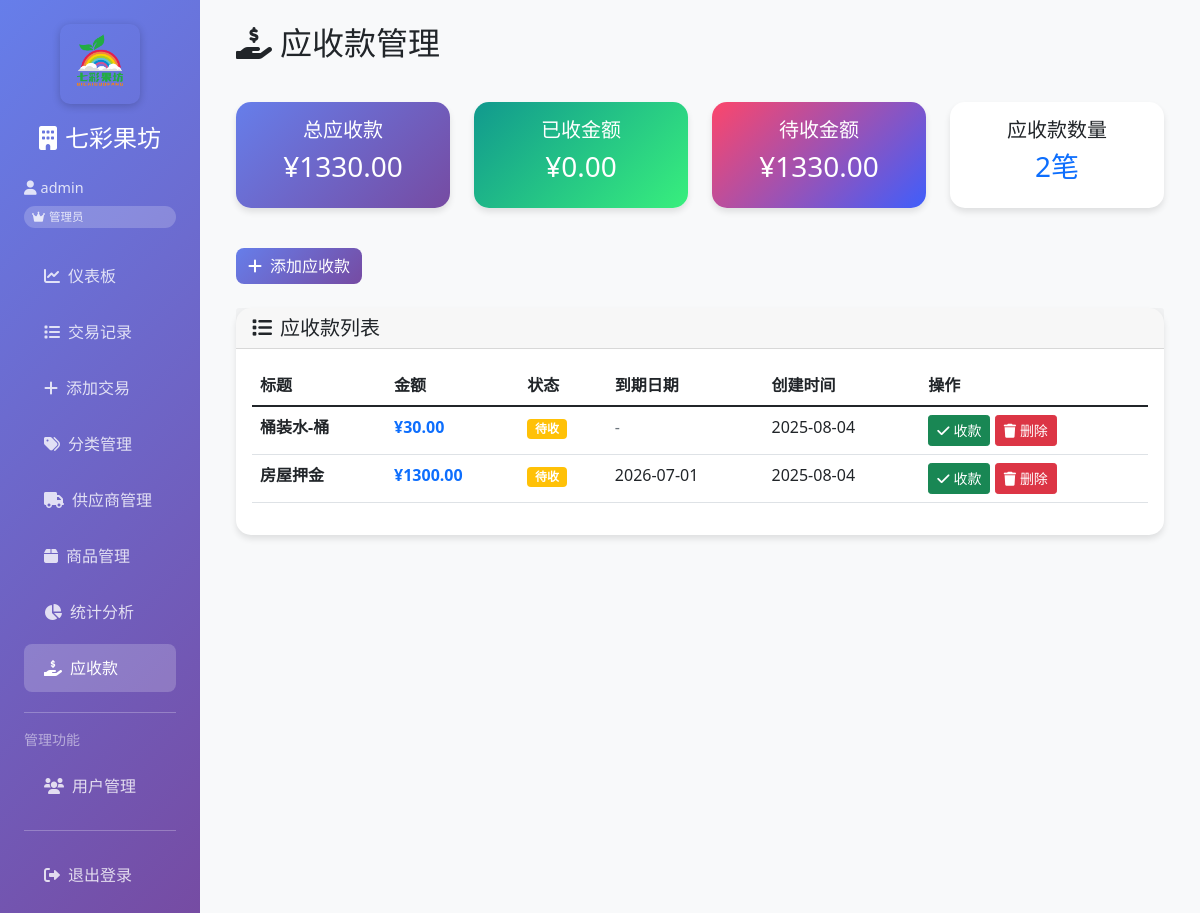
Page /receivables (signed in) on the committed database.
### app.py (models this page shows)
class User(UserMixin, db.Model):
    id = db.Column(db.Integer, primary_key=True)
    username = db.Column(db.String(80), unique=True, nullable=False)
    email = db.Column(db.String(120), unique=True, nullable=False)
    password_hash = db.Column(db.String(120), nullable=False)
    role = db.Column(db.String(20), nullable=False, default='employee')
    is_active = db.Column(db.Boolean, default=True)
    created_at = db.Column(db.DateTime, default=datetime.utcnow)

class Receivable(db.Model):
    id = db.Column(db.Integer, primary_key=True)
    title = db.Column(db.String(200), nullable=False)
    amount = db.Column(db.Float, nullable=False)
    status = db.Column(db.String(20), default='pending')  # pending, received
    due_date = db.Column(db.Date)
    created_at = db.Column(db.DateTime, default=datetime.utcnow)
    received_at = db.Column(db.DateTime)
    notes = db.Column(db.Text)
    user_id = db.Column(db.Integer, db.ForeignKey('user.id'), nullable=False)
    user = db.relationship('User', backref='receivables')

### app.py (the view)
@app.route('/receivables')
@login_required
def receivables():
    receivables_list = Receivable.query.filter_by(user_id=current_user.id).order_by(Receivable.created_at.desc()).all()
    total_amount = sum(r.amount for r in receivables_list)
    received_amount = sum(r.amount for r in receivables_list if r.status == 'received')
    pending_amount = total_amount - received_amount
    total_count = len(receivables_list)
    return render_template('receivables.html',
                         receivables=receivables_list,
                         total_amount=total_amount,
                         received_amount=received_amount,
                         pending_amount=pending_amount,
                         total_count=total_count)

### app.py (called while the page is built)
@login_manager.user_loader
def load_user(user_id):
    return User.query.get(int(user_id))

### templates/receivables.html (shortened to what this page needs)
{% extends "base.html" %}
{% block content %}
<div class="row mb-4">
    <div class="col-12">
        <h2 class="mb-3">
            <i class="fas fa-hand-holding-dollar me-2"></i>应收款管理
        </h2>
    </div>
</div>
<div class="row mb-4">
    <div class="col-md-3 mb-3">
        <div class="card stat-card">
            <div class="card-body text-center">
                <h5 class="card-title text-white">总应收款</h5>
                <h3 class="text-white">¥{{ "%.2f"|format(total_amount) }}</h3>
            </div>
        </div>
    </div>
    <div class="col-md-3 mb-3">
        <div class="card income-card">
            <div class="card-body text-center">
                <h5 class="card-title text-white">已收金额</h5>
                <h3 class="text-white">¥{{ "%.2f"|format(received_amount) }}</h3>
            </div>
        </div>
    </div>
    <div class="col-md-3 mb-3">
        <div class="card expense-card">
            <div class="card-body text-center">
                <h5 class="card-title text-white">待收金额</h5>
                <h3 class="text-white">¥{{ "%.2f"|format(pending_amount) }}</h3>
            </div>
        </div>
    </div>
    <div class="col-md-3 mb-3">
        <div class="card">
            <div class="card-body text-center">
                <h5 class="card-title">应收款数量</h5>
                <h3 class="text-primary">{{ total_count }}笔</h3>
            </div>
        </div>
    </div>
</div>
<div class="row mb-4">
    <div class="col-12">
        <a href="{{ url_for('add_receivable') }}" class="btn btn-primary">
            <i class="fas fa-plus me-2"></i>添加应收款
        </a>
    </div>
</div>
<div class="row">
    <div class="col-12">
        <div class="card">
            <div class="card-header">
                <h5 class="mb-0">
                    <i class="fas fa-list me-2"></i>应收款列表
                </h5>
            </div>
            <div class="card-body">
                {% if receivables %}
                <div class="table-responsive">
                    <table class="table table-hover">
                        <thead>
                            <tr>
                                <th>标题</th>
                                <th>金额</th>
                                <th>状态</th>
                                <th>到期日期</th>
                                <th>创建时间</th>
                                <th>操作</th>
                            </tr>
                        </thead>
                        <tbody>
                            {% for receivable in receivables %}
                            <tr>
                                <td>
                                    <strong>{{ receivable.title }}</strong>
                                </td>
                                <td>
                                    <span class="fw-bold text-primary">¥{{ "%.2f"|format(receivable.amount) }}</span>
                                </td>
                                <td>
                                    {% if receivable.status == 'pending' %}
                                        <span class="badge bg-warning">待收</span>
                                    {% else %}
                                        <span class="badge bg-success">已收</span>
                                        {% if receivable.received_at %}
                                        <br><small class="text-muted">{{ receivable.received_at.strftime('%Y-%m-%d') }}</small>
                                        {% endif %}
                                    {% endif %}
                                </td>
                                <td>
                                    {% if receivable.due_date %}
                                        {{ receivable.due_date.strftime('%Y-%m-%d') }}
                                    {% else %}
                                        <span class="text-muted">-</span>
                                    {% endif %}
                                </td>
                                <td>{{ receivable.created_at.strftime('%Y-%m-%d') }}</td>
                                <td>
                                    {% if receivable.status == 'pending' %}
                                    <a href="{{ url_for('receive_receivable', id=receivable.id) }}"
                                       class="btn btn-sm btn-success"
                                       onclick="return confirm('确认标记为已收？')">
                                        <i class="fas fa-check me-1"></i>收款
                                    </a>
                                    {% endif %}
                                    <a href="{{ url_for('delete_receivable', id=receivable.id) }}"
                                       class="btn btn-sm btn-danger"
                                       onclick="return confirm('确认删除此应收款？')">
                                        <i class="fas fa-trash me-1"></i>删除
                                    </a>
                                </td>
                            </tr>
                            {% endfor %}
                        </tbody>
                    </table>
                </div>
                {% endif %}
            </div>
        </div>
    </div>
</div>
{% endblock %}

### templates/base.html (shortened to what this page needs)
<!DOCTYPE html>
<html lang="zh-CN">
<head>
    <link href="{{ url_for('static', filename='css/bootstrap.min.css') }}" rel="stylesheet">
    <link href="{{ url_for('static', filename='css/all.min.css') }}" rel="stylesheet">
</head>
<body>
    {% if current_user.is_authenticated %}
    <div class="container-fluid">
        <div class="row">
            <div class="col-md-3 col-lg-2 sidebar p-0">
                <div class="p-4">
                    <div class="logo-container">
                        <img src="{{ url_for('static', filename='logo.png') }}"
                             alt="七彩果坊"
                             title="七彩果坊">
                    </div>
                    <h4 class="text-white mb-4 text-center">
                        <i class="fas fa-building me-2"></i>七彩果坊
                    </h4>
                    <div class="user-info">
                        <div class="mb-2">
                            <i class="fas fa-user me-1"></i>{{ current_user.username }}
                        </div>
                        <div class="role-badge">
                            {% if current_user.role == 'admin' %}
                                <i class="fas fa-crown me-1"></i>管理员
                            {% elif current_user.role == 'manager' %}
                                <i class="fas fa-user-tie me-1"></i>经理
                            {% else %}
                                <i class="fas fa-user me-1"></i>员工
                            {% endif %}
                        </div>
                    </div>
                    <nav class="nav flex-column">
                        <a class="nav-link {% if request.endpoint == 'dashboard' %}active{% endif %}" href="{{ url_for('dashboard') }}">
                            <i class="fas fa-chart-line me-2"></i>仪表板
                        </a>
                        <a class="nav-link {% if request.endpoint == 'transactions' %}active{% endif %}" href="{{ url_for('transactions') }}">
                            <i class="fas fa-list me-2"></i>交易记录
                        </a>
                        <a class="nav-link {% if request.endpoint == 'add_transaction' %}active{% endif %}" href="{{ url_for('add_transaction') }}">
                            <i class="fas fa-plus me-2"></i>添加交易
                        </a>
                        <a class="nav-link {% if request.endpoint == 'categories' %}active{% endif %}" href="{{ url_for('categories') }}">
                            <i class="fas fa-tags me-2"></i>分类管理
                        </a>
                        <a class="nav-link {% if request.endpoint == 'suppliers' %}active{% endif %}" href="{{ url_for('suppliers') }}">
                            <i class="fas fa-truck me-2"></i>供应商管理
                        </a>
                        <a class="nav-link {% if request.endpoint == 'products' %}active{% endif %}" href="{{ url_for('products') }}">
                            <i class="fas fa-box me-2"></i>商品管理
                        </a>
                        <a class="nav-link {% if request.endpoint == 'statistics' %}active{% endif %}" href="{{ url_for('statistics') }}">
                            <i class="fas fa-chart-pie me-2"></i>统计分析
                        </a>
                        <a class="nav-link {% if request.endpoint == 'receivables' %}active{% endif %}" href="{{ url_for('receivables') }}">
                            <i class="fas fa-hand-holding-dollar me-2"></i>应收款
                        </a>
                        {% if current_user.role in ['admin', 'manager'] %}
                        <hr class="text-white">
                        <div class="text-white-50 small mb-2">管理功能</div>
                        <a class="nav-link {% if request.endpoint == 'users' %}active{% endif %}" href="{{ url_for('users') }}">
                            <i class="fas fa-users me-2"></i>用户管理
                        </a>
                        {% endif %}
                        <hr class="text-white">
                        <a class="nav-link" href="{{ url_for('logout') }}">
                            <i class="fas fa-sign-out-alt me-2"></i>退出登录
                        </a>
                    </nav>
                </div>
            </div>
            <div class="col-md-9 col-lg-10 main-content">
                <div class="p-4">
                    {% block content %}{% endblock %}
                </div>
            </div>
        </div>
    </div>
    {% else %}
        {% block auth_content %}{% endblock %}
    {% endif %}
</body>
</html>

### templates/base.html (style rules this page uses)
.sidebar { min-height: 100vh; background: linear-gradient(135deg, #667eea 0%, #764ba2 100%); }
.sidebar .nav-link { color: rgba(255,255,255,0.8); padding: 12px 20px; margin: 4px 0; border-radius: 8px; transition: all 0.3s; }
.sidebar .nav-link.active { background: rgba(255,255,255,0.2); color: white; }
.main-content { background-color: #f8f9fa; min-height: 100vh; }
.card { border: none; border-radius: 15px; box-shadow: 0 4px 6px rgba(0,0,0,0.1); }
.btn-primary { background: linear-gradient(135deg, #667eea 0%, #764ba2 100%); border: none; border-radius: 8px; }
.stat-card { background: linear-gradient(135deg, #667eea 0%, #764ba2 100%); color: white; }
.income-card { background: linear-gradient(135deg, #11998e 0%, #38ef7d 100%); color: white; }
.expense-card { background: linear-gradient(135deg, #fc466b 0%, #3f5efb 100%); color: white; }
.user-info { color: rgba(255,255,255,0.8); font-size: 0.9em; margin-bottom: 20px; }
.role-badge { font-size: 0.8em; padding: 2px 8px; border-radius: 12px; background: rgba(255,255,255,0.2); }
.logo-container { text-align: center; margin-bottom: 20px; }
.logo-container img { max-width: 80px; height: auto; border-radius: 10px; box-shadow: 0 2px 8px rgba(0,0,0,0.2); }

### rows in the picture
User: username "admin"
Receivable: title "桶装水-桶", amount "30.00", status "待收", created_at "2025-08-04"
Receivable: title "房屋押金", amount "1300.00", status "待收", due_date "2026-07-01", created_at "2025-08-04"

### other values in the picture
{{ "%.2f"|format(total_amount) }} "1330.00"
{{ "%.2f"|format(received_amount) }} "0.00"
{{ "%.2f"|format(pending_amount) }} "1330.00"
{{ total_count }} "2"
